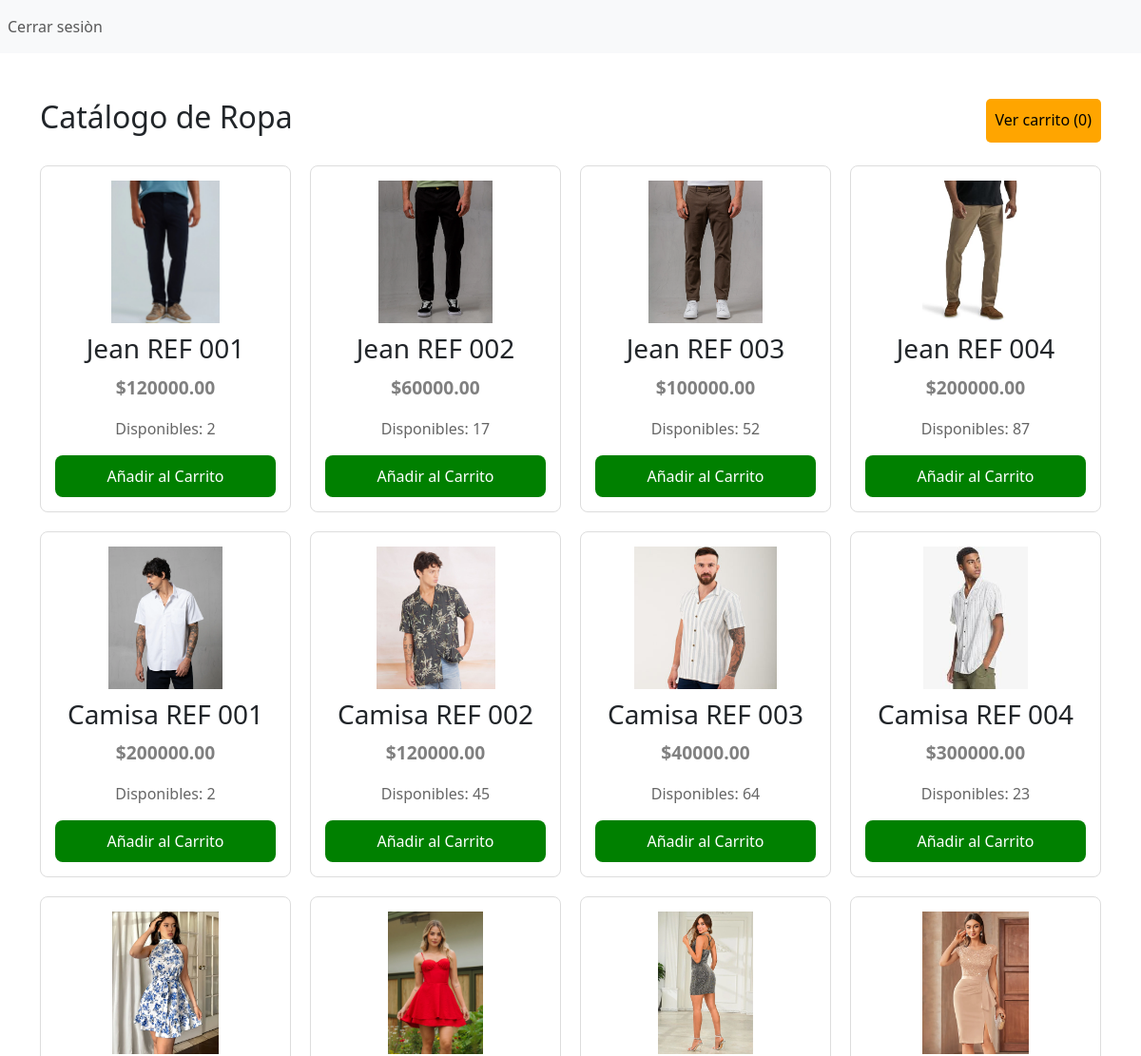
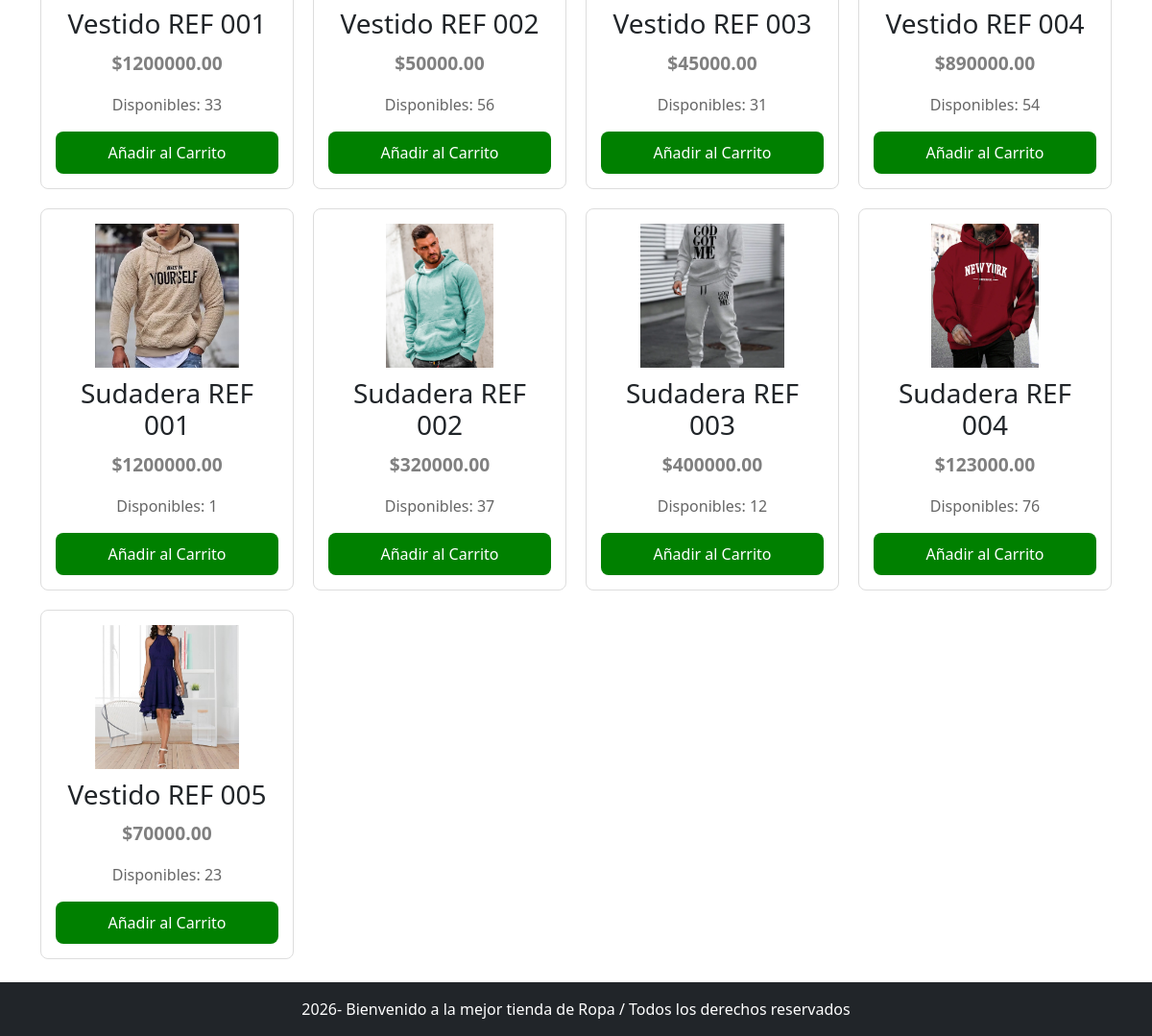
The page /tienda_ropa/vendedor/catalogo.php on the database its author committed (2 pictures, top to bottom).
### tables this page shows
CREATE TABLE `productos` (
  `id` int(11) NOT NULL,
  `nombre` varchar(100) DEFAULT NULL,
  `precio` decimal(10,2) DEFAULT NULL,
  `stock` int(11) DEFAULT NULL,
  `imagen` varchar(255) DEFAULT NULL
);

### tienda_ropa/vendedor/catalogo.php (the view, shortened to what this page needs)
<?php
require "../config/db.php";
$stmt = $pdo->query("SELECT * FROM `productos` WHERE stock > 0");
$productos = $stmt->fetchAll();
include "../templates/header.php";
?>
<div class="mt-5 mb-4" style= "display: flex;  justify-content: space-between; ">
    <h2>Catálogo de Ropa</h2>
    <a href="carrito.php" style ="background: orange;  padding : 10px; border-radius: 5px; text-decoration: none; color: black;">Ver
        carrito (<?php echo array_sum(array_column($_SESSION["carrito"], "cantidad")); ?>)</a>
</div>
<div style="display: grid; grid-template-columns: repeat(auto-fill, minmax(250px,1fr)); gap: 20px">
    <?php foreach ($productos as $p):?>
    <div style="border : 1px solid #ddd; padding: 15px; border-radius: 8px; text-align: center; background: #fff">
      <img src="../uploads/<?php echo $p["imagen"]; ?>" style ="width: 100%; height:150px; object-fit: contain">
      <h3 style="margin: 10px 0"; ><?php echo $p["nombre"]; ?></h3>
      <p style="font-size: 1.2em; font-weight: bold; color: grey;">$<?php echo $p["precio"]; ?></p>
      <p style= "color: #666 ">Disponibles: <?php echo $p["stock"]; ?></p>
      <a  style ="display: block; background: green; color: white; padding: 10px; text-decoration: none; border-radius: 8px"
      href="?agregar=<?php  echo $p["id"]; ?>">Añadir al Carrito</a>
    </div>
    <?php endforeach; ?>
</div>
<?php
include "../templates/footer.php";
?>

### rows shown on the page
productos: imagen (picture), nombre "Jean REF 001", precio "120000.00", stock "2"
productos: imagen (picture), nombre "Jean REF 002", precio "60000.00", stock "17"
productos: imagen (picture), nombre "Jean REF 003", precio "100000.00", stock "52"
productos: imagen (picture), nombre "Jean REF 004", precio "200000.00", stock "87"
productos: imagen (picture), nombre "Camisa REF 001", precio "200000.00", stock "2"
productos: imagen (picture), nombre "Camisa REF 002", precio "120000.00", stock "45"
productos: imagen (picture), nombre "Camisa REF 003", precio "40000.00", stock "64"
productos: imagen (picture), nombre "Camisa REF 004", precio "300000.00", stock "23"
productos: imagen (picture), nombre "Vestido REF 001", precio "1200000.00", stock "33"
productos: imagen (picture), nombre "Vestido REF 002", precio "50000.00", stock "56"
productos: imagen (picture), nombre "Vestido REF 003", precio "45000.00", stock "31"
productos: imagen (picture), nombre "Vestido REF 004", precio "890000.00", stock "54"
productos: imagen (picture), nombre "Sudadera REF 001", precio "1200000.00", stock "1"
productos: imagen (picture), nombre "Sudadera REF 002", precio "320000.00", stock "37"
productos: imagen (picture), nombre "Sudadera REF 003", precio "400000.00", stock "12"
productos: imagen (picture), nombre "Sudadera REF 004", precio "123000.00", stock "76"
productos: imagen (picture), nombre "Vestido REF 005", precio "70000.00", stock "23"

### other values the page prints
array_sum(array_column($_SESSION["carrito"], "cantidad")) "0"
